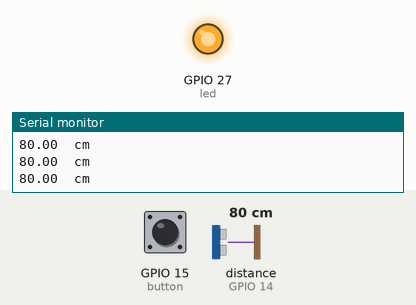
This sketch was run on a simulated ESP32. On the bench: output pins drawn as LEDs (lit = HIGH), the last lines printed to the serial monitor. Wiring (inferred from the names in the program): ultrasonic range finder: trigger GPIO 13; echo GPIO 14. Inputs (shaded band) come from the test bench; at power-on: GPIO 15 (button) HIGH, distance to the obstacle (sensor on GPIO 14) 80 cm. The echo pulse lasts 58.3 µs per cm; pins used as bus, display or sensor lines are not drawn.

Above: at 1.3 s.
1.4 s: GPIO 15 (button) pulled LOW for 0.6 s
At 2.2 s:
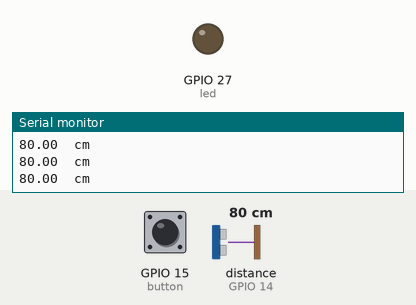
Timing chart, 0 to 4.4 s (numbered marks = the images above; inputs shaded):
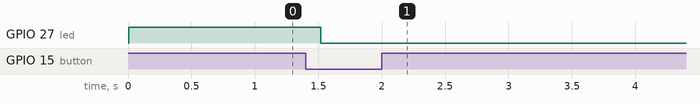

The sketch:

soal2_ultrasonic_record_pt2.ino
```cpp
/*
soal2
Buat sebuah variable bernama record.
Buatlah rangkaian yang terdiri dari button, ultrasonic, led. Ultrasonic akan selalu mengukur jarak. Sementara ketika button ditekan, jarak yang terukur ultrasonic akan direkam ke Variabel record.
Jika nilai record < 45, maka led akan menyala
Jika nilai record > 44, maka led mati
*/

#define trig 13
#define echo 14
#define led 27
#define button 15

float record = 0;

long dur;
float dis;

void setup() {
  pinMode(trig, OUTPUT);
  pinMode(echo, INPUT);
  pinMode(led, OUTPUT);
  pinMode(button, INPUT_PULLUP);
  Serial.begin(9600);
}

void loop() {

  int baca = digitalRead(button);

  digitalWrite(trig, LOW);
  delayMicroseconds(2);
  digitalWrite(trig,HIGH);
  delayMicroseconds(10);
  digitalWrite(trig, LOW);

  dur = pulseIn(echo, HIGH, 30000);
  dis = dur /58;

  Serial.print(dis);
  Serial.println("  cm");

  if (baca == LOW) {
    record = dis;
  }

  if (record < 45) {
    digitalWrite(led, HIGH);
  } else if (record > 44) {
    digitalWrite(led, LOW);
  }

  delay(500);

}
```

Measured:
- after the input at 1.4 s, GPIO 27 (led): HIGH → LOW after 0.12 s
